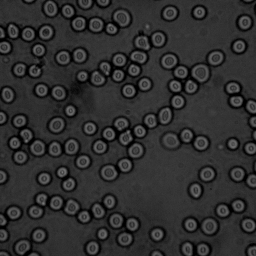
%> input picture lab_6/blod256.tif, 256 x 256 px
$ octave demoA.m   (GNU Octave 9; MATLAB toolbox functions it lacks are replaced by stand-ins)
%> lines starting %> are read from the running program, lines starting %| are printed output that depends on the picture
### lab_7/corr.m
function y = corr(f,p)
% Ordinary correlation function: y = corr(f,p)
% f: image
% p: pattern
% y: correlation result
%
% The size of the pattern p must be even.
% The size of the pattern p must be <= the image f.

% Convert indata to double
% ========================
f = double(f);
p = double(p);

% Check sizes
% ===========
[M,N] = size(f);
[Mp,Np] = size(p);
if mod(Mp,2)== 1 | mod(Np,2)== 1
  error('pattern size must be even')
end
if (Mp>M) | (Np>N)
  error('pattern size must smaller or equal to image size')
end

% Zero-pad pattern
% ================
rvec = M/2+1+(-Mp/2:Mp/2-1);
cvec = N/2+1+(-Np/2:Np/2-1);
p1 = zeros(M,N);
p1(rvec,cvec) = p;

% Correlation in the Fourier domain
% =================================
F = fftshift(fft2(ifftshift(f)));
P = fftshift(fft2(ifftshift(p1)));
y = real(ifftshift(ifft2(fftshift(F.*conj(P)))));


### lab_6/demoA.m
im = double(imread('blod256.tif'));
%> im: size 256x256 double; min 0, max 121, mean 46.2; mean of the top-left, top-right, bottom-left and bottom-right quarters 44.3, 48.2, 45.1, 47.1
start_X = 155;
start_Y = 74;
kernel_size = 19;
pattern = im(start_X:start_X + kernel_size, start_Y:start_Y + kernel_size);
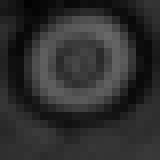
%> pattern: size 20x20 double (shown 8 times larger); min 2, max 104, mean 46.6
fact = 0.93;
rescorr = corr(im, pattern);
%> in corr, `p1(rvec,cvec) = p;`:
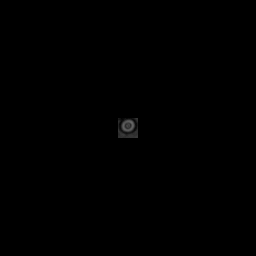
%> p1: size 256x256 double; min 0, max 104, mean 0.3
%> in corr, `y = real(ifftshift(ifft2(fftshift(F.*conj(P)))));`:
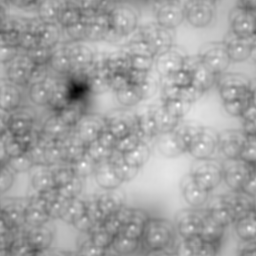
%> y: size 256x256 double; min 429747, max 1090153, mean 859875.6; drawn with min black and max white
figure(1)
colormap(gray(256))
subplot(2, 2, 1), imagesc(im, [0 255]);
axis image; title('original image'); colorbar;
subplot(2, 2, 2), imagesc(pattern, [0 255]);
axis image; title('pattern'); colorbar;
subplot(2, 2, 3), imagesc(rescorr);
axis image; title('result corr'); colorbar;
subplot(2, 2, 4), imagesc(rescorr > (max(rescorr(:)) * fact));
axis image; title('thresh corr'); colorbar;
%> after `colorbar`:
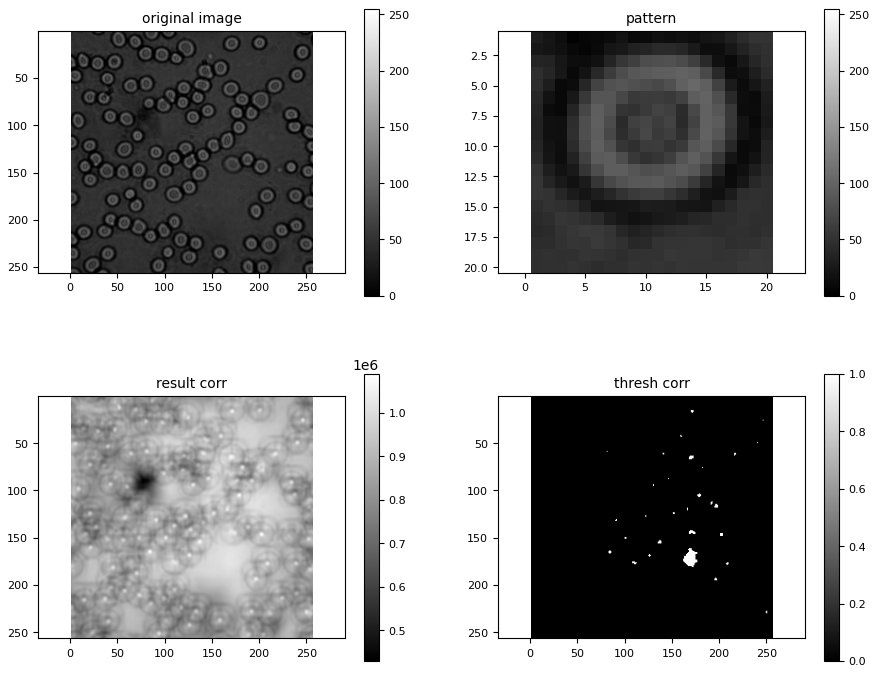
%> figure redrawn from the program's plot data, 4 panels

%> (the run ends here)
